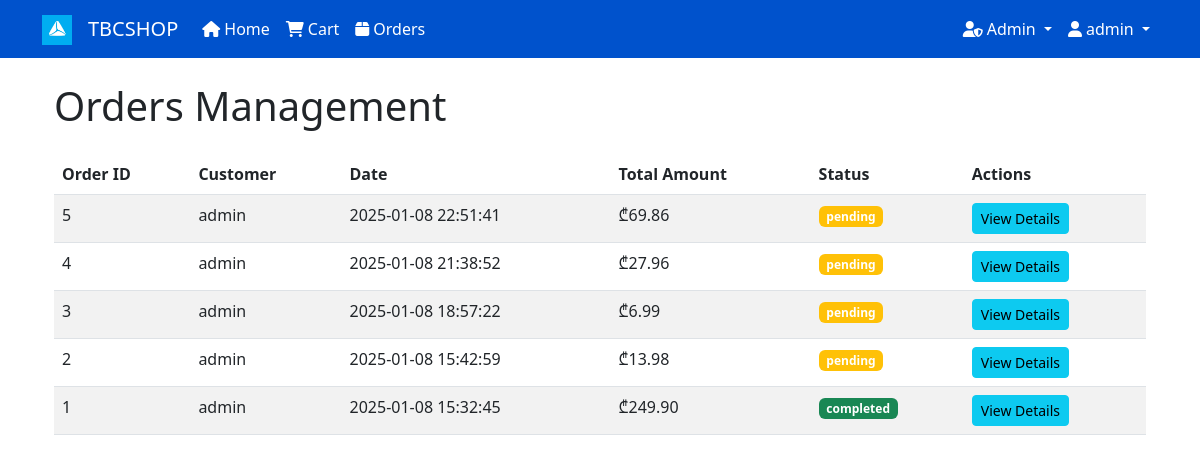
Page /admin/orders (signed in) on the committed database.
### models.py (models this page shows, shortened)
class User(db.Model, UserMixin):
    id = db.Column(db.Integer, primary_key=True)
    username = db.Column(db.String(20), unique=True, nullable=False)
    email = db.Column(db.String(120), unique=True, nullable=False)
    password_hash = db.Column(db.String(128), nullable=False)
    is_admin = db.Column(db.Boolean, default=False)
    date_joined = db.Column(db.DateTime, default=datetime.utcnow)
    cart_items = db.relationship('CartItem', backref='user', lazy=True)
    orders = db.relationship('Order', backref='user', lazy=True)

class Order(db.Model):
    id = db.Column(db.Integer, primary_key=True)
    user_id = db.Column(db.Integer, db.ForeignKey('user.id'), nullable=False)
    total_amount = db.Column(db.Float, nullable=False)
    address = db.Column(db.String(200), nullable=False)
    phone = db.Column(db.String(20), nullable=False)
    payment_method = db.Column(db.String(20), nullable=False)
    status = db.Column(db.String(20), default='pending')
    created_at = db.Column(db.DateTime, default=datetime.utcnow)
    items = db.relationship('OrderItem', backref='order', lazy=True)

### app.py (the view)
@app.route('/admin/orders')
@login_required
@admin_required
def admin_orders():
    page = request.args.get('page', 1, type=int)
    per_page = 20
    orders = Order.query.order_by(Order.created_at.desc()).paginate(page=page, per_page=per_page)
    return render_template('admin/orders.html', orders=orders)

### app.py (called while the page is built)
@login_manager.user_loader
def load_user(user_id):
    return User.query.get(int(user_id))

### utils.py (called while the page is built)
def admin_required(f):
    @wraps(f)
    def decorated_function(*args, **kwargs):
        if not current_user.is_authenticated or not current_user.is_admin:
            abort(403)
        return f(*args, **kwargs)
    return decorated_function

### website/templates/admin/orders.html (shortened to what this page needs)
{% extends "base.html" %}
{% block content %}
<div class="container">
    <h1 class="mb-4">Orders Management</h1>
    {% if orders %}
    <div class="table-responsive">
        <table class="table table-striped">
            <thead>
                <tr>
                    <th>Order ID</th>
                    <th>Customer</th>
                    <th>Date</th>
                    <th>Total Amount</th>
                    <th>Status</th>
                    <th>Actions</th>
                </tr>
            </thead>
            <tbody>
                {% for order in orders %}
                <tr>
                    <td>{{ order.id }}</td>
                    <td>{{ order.user.username }}</td>
                    <td>{{ order.created_at.strftime('%Y-%m-%d %H:%M:%S') }}</td>
                    <td>₾{{ "%.2f"|format(order.total_amount) }}</td>
                    <td>
                        <span class="badge {% if order.status == 'pending' %}bg-warning
                                         {% elif order.status == 'completed' %}bg-success
                                         {% elif order.status == 'cancelled' %}bg-danger
                                         {% else %}bg-secondary{% endif %}">
                            {{ order.status }}
                        </span>
                    </td>
                    <td>
                        <a href="{{ url_for('admin_order_detail', order_id=order.id) }}"
                           class="btn btn-sm btn-info">View Details</a>
                    </td>
                </tr>
                {% endfor %}
            </tbody>
        </table>
    </div>
    {% else %}
    <div class="alert alert-info">No orders found.</div>
    {% endif %}
</div>
{% endblock %}

### website/templates/base.html (shortened to what this page needs)
<!DOCTYPE html>
<html lang="en">
<head>
    <link href="https://cdn.jsdelivr.net/npm/bootstrap@5.3.0/dist/css/bootstrap.min.css" rel="stylesheet">
    <link href="https://cdnjs.cloudflare.com/ajax/libs/font-awesome/6.0.0/css/all.min.css" rel="stylesheet">
</head>
<body>
    <nav class="navbar navbar-expand-lg">
        <div class="container">
            <a class="navbar-brand" href="https://tbceducation.ge" target="_blank">
                <img src="{{ url_for('static', filename='images/tbc.png') }}" alt="TBC Logo" height="30">
            </a>
            <a class="navbar-brand" href="{{ url_for('home') }}">
                TBCSHOP
            </a>
            <div class="collapse navbar-collapse" id="navbarNav">
                <ul class="navbar-nav me-auto">
                    <li class="nav-item">
                        <a class="nav-link" href="{{ url_for('home') }}">
                            <i class="fas fa-home me-1"></i>Home
                        </a>
                    </li>
                    {% if current_user.is_authenticated %}
                    <li class="nav-item">
                        <a class="nav-link" href="{{ url_for('cart') }}">
                            <i class="fas fa-shopping-cart me-1"></i>Cart
                        </a>
                    </li>
                    <li class="nav-item">
                        <a class="nav-link" href="{{ url_for('orders') }}">
                            <i class="fas fa-box me-1"></i>Orders
                        </a>
                    </li>
                    {% endif %}
                </ul>
                <ul class="navbar-nav">
                    {% if current_user.is_authenticated %}
                        {% if current_user.is_admin %}
                        <li class="nav-item dropdown">
                            <a class="nav-link dropdown-toggle" href="#" id="adminDropdown" role="button" data-bs-toggle="dropdown">
                                <i class="fas fa-user-shield me-1"></i>Admin
                            </a>
                        </li>
                        {% endif %}
                        <li class="nav-item dropdown">
                            <a class="nav-link dropdown-toggle" href="#" id="userDropdown" role="button" data-bs-toggle="dropdown">
                                <i class="fas fa-user me-1"></i>{{ current_user.username }}
                            </a>
                        </li>
                    {% endif %}
                </ul>
            </div>
        </div>
    </nav>
    <div class="container mt-4">
        {% block content %}{% endblock %}
    </div>
</body>
</html>

### website/templates/base.html (style rules this page uses)
.navbar { background-color: #0052cc; }
.navbar-brand, .nav-link { color: white !important; }

### rows in the picture
User: username "admin"
Order: id "5", user.username "admin", created_at "2025-01-08 22:51:41", total_amount "69.86", status "pending"
Order: id "4", user.username "admin", created_at "2025-01-08 21:38:52", total_amount "27.96", status "pending"
Order: id "3", user.username "admin", created_at "2025-01-08 18:57:22", total_amount "6.99", status "pending"
Order: id "2", user.username "admin", created_at "2025-01-08 15:42:59", total_amount "13.98", status "pending"
Order: id "1", user.username "admin", created_at "2025-01-08 15:32:45", total_amount "249.90", status "completed"
